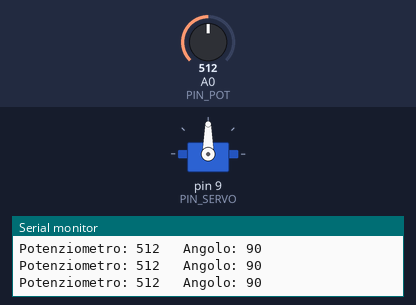
The sketch below on a simulated Arduino Uno, built with avr-gcc and run on an emulated ATmega328P. On the bench: servo, the last lines printed to the serial monitor. The test bench sets the inputs (shaded band); at power-on: A0 (PIN_POT) = 512.

Above: at 1.2 s.
1.3 s: A0 (PIN_POT) set to 557
At 2.4 s:
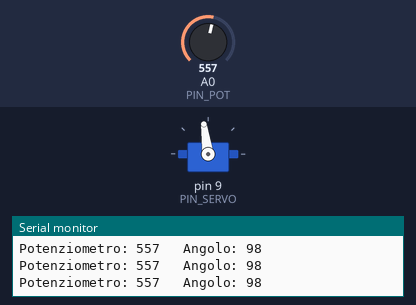
4.3 s: A0 (PIN_POT) set to 583
At 5.4 s:
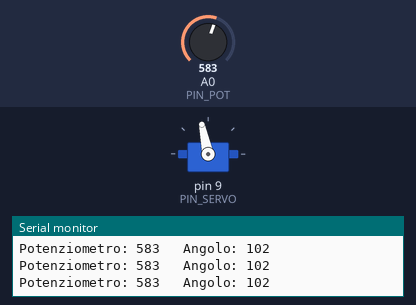
5.8 s: A0 (PIN_POT) set to 306
At 7.0 s:
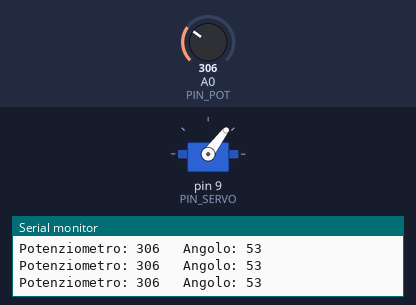
7.3 s: A0 (PIN_POT) set to 106
At 8.5 s:
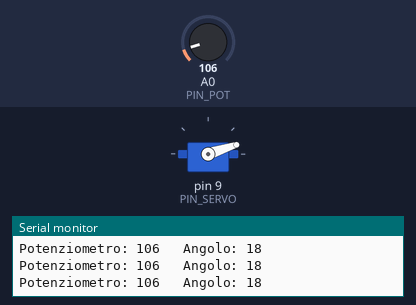
8.8 s: A0 (PIN_POT) set to 92
At 10.2 s:
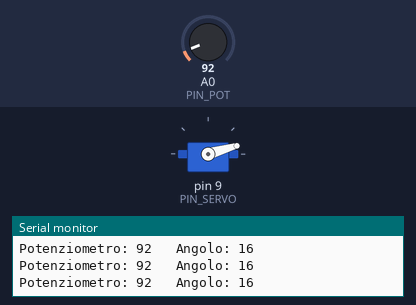
11.8 s: A0 (PIN_POT) set to 122
At 12.3 s:
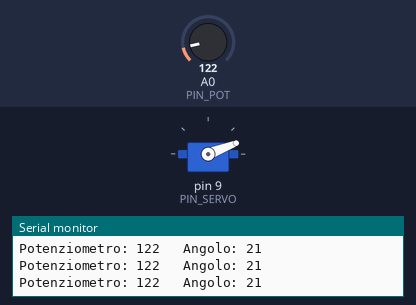
Timing chart, 0 to 14.3 s (numbered marks = the images above; inputs shaded):
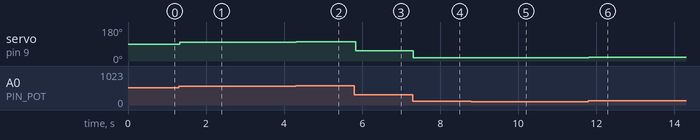

Measured:
- after the input at 1.3 s, servo on pin 9 (PIN_SERVO): 90° → 98° at once
- after the input at 4.3 s, servo on pin 9 (PIN_SERVO): 98° → 102° at once
- after the input at 5.8 s, servo on pin 9 (PIN_SERVO): 102° → 53° at once
- after the input at 7.3 s, servo on pin 9 (PIN_SERVO): 53° → 18° at once
- after the input at 8.8 s, servo on pin 9 (PIN_SERVO): 18° → 16° at once
- after the input at 11.8 s, servo on pin 9 (PIN_SERVO): 16° → 21° at once

The sketch:

es28_servo.ino
```cpp
// Scheda 28 - Il servomotore: girare di un angolo preciso
// Servo: filo arancione (segnale) sul pin 9, rosso a 5V, marrone a GND.
// Potenziometro: piedino centrale su A0, gli altri due a 5V e GND.

#include <Servo.h>

const int PIN_SERVO = 9;
const int PIN_POT = A0;

Servo servo;

void setup() {
  servo.attach(PIN_SERVO);   // da qui in poi la libreria manda un impulso ogni 20 ms
  Serial.begin(9600);
}

void loop() {
  int valore = analogRead(PIN_POT);           // da 0 a 1023
  int angolo = map(valore, 0, 1023, 0, 180);  // da 0 a 180 gradi
  servo.write(angolo);                        // il servo si porta all'angolo e ci resta

  Serial.print("Potenziometro: ");
  Serial.print(valore);
  Serial.print("   Angolo: ");
  Serial.println(angolo);
  delay(20);                                  // un nuovo angolo ogni 20 ms basta e avanza
}
```
